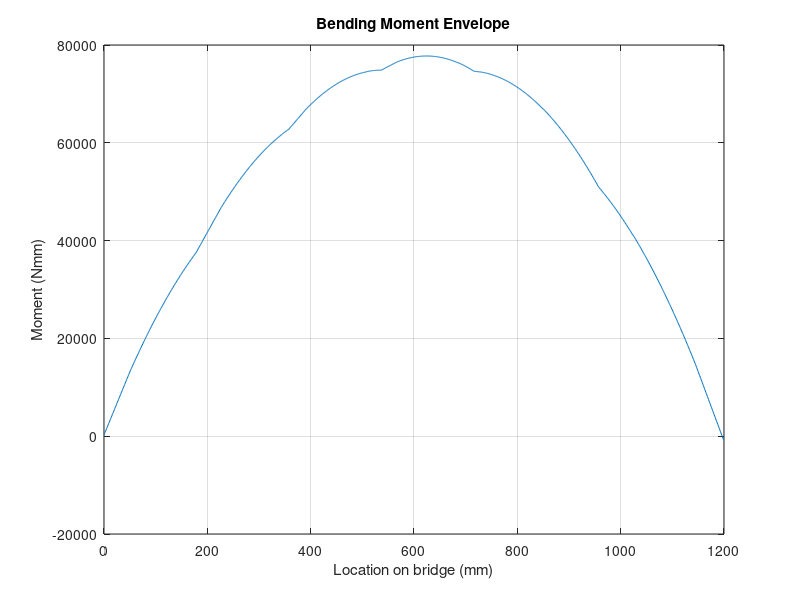

This chart was generated by the following MATLAB code: (Note: this script raises an error after producing the figure.)
% Author: Grant Liang
% Nov 23, 2025
% CIV102 Bridge Final Project

clear; close all;
%% 0. Initialize Parameters

L = 1200; % Length of bridge
n = 1200; % Discretize into 1 mm seg. Do not change this value
x = linspace(0, L, n+1); % x-axis
%% 1. SFD, BMD under train loading
x_train = [52 228 392 568 732 908]; % Train Load Locations
train_length = 960; % Total length of train 


% LOAD CASE 1
% P_train = [1 1 1 1 1 1] * 400/6;

% LOAD CASE 2 
lightest_freight_car_weight = 135;
P_train = [1 1 1 1 1.35 1.35] * lightest_freight_car_weight/2;



P = sum(P_train); % Total weight of train [N]
    
n_train = 1200; % num of train locations
SFDi = zeros(n_train, n+1); % 1 SFD for each train loc.
BMDi = zeros(n_train, n+1); % 1 BMD for each train loc.
% Solve for SFD and BMD with the train at different locations
train_start_locs = linspace(0, L - train_length, n_train) % all starting locations of the leftmost edge of the train
for i = 1:n_train
    train_start_loc = train_start_locs(i); % get current train starting location
    train_wheel_positions = x_train + train_start_loc;
    
    train_M_A = dot(train_wheel_positions,-P_train); % sum of moments of train loads at A, where A is leftmost side of bridge
    F_B = -train_M_A / L; % calculate F_B from sum_M_A = 0 = F_B * L     - train_M_A

    sum_Fy = -sum(P_train); % sum of Fy eqn
    F_A = -sum_Fy - F_B;

    w = zeros(1, n+1); % construct applied loads. w(1) will hold the applied load at 0 mm, w(2) at 1 mm, etc. 
    w(1, 1) = F_A;
    w(1, end) = F_B;
    for wheel_num = 1:length(P_train) % add each train wheel load to applied load function
        if 1 <= round(train_wheel_positions(wheel_num)) - 1 && round(train_wheel_positions(wheel_num)) - 1 <= 1200
            w(1, round(train_wheel_positions(wheel_num)) - 1) = -P_train(wheel_num); % subtract one from index because w(1) = 0 mm
        end
    end
    SFDi(i, :) = cumsum(w); % shear force diagram y values
    BMDi(i, :) = cumsum(SFDi(i, :)); % BMD y values
    % if i == 2
    %     figure;
    %     plot(x, SFDi)
    %     SFDi
    %     figure;
    %     plot(x, BMDi)
    % end
end
SFD = max(abs(SFDi)); % SFD envelope
BMD = max(BMDi); % BMD envelope
figure;
plot(x, SFD)
title("Shear Force Envelope")
ylabel("Force (N)")
xlabel("Location on bridge (mm)")
grid on;
plot(x, BMD)
title("Bending Moment Envelope")
ylabel("Moment (Nmm)")
xlabel("Location on bridge (mm)")
grid on;



%% 2. Define Bridge Parameters

% Code has been written in a way where we can define any cross section made
% out of rectangles that we want, and the code will calculate everything
% automatically. 

% First build the cross section template we want
% Rectangles are numbered in the order they are attached to the template,
% starting with number 1

% To build a cross section you want, first create a CrossSectionTemplate with the bottom rectangle of the cross section. 
% To construct a new rectangle, call "Rectangle(w, h)", where w, h is the
% width and height of the rectangle
% Then, attach new rectangles to the template in order of bottom to top,
% left to right. If the next rectangle you intend to attach will have the same y
% coordinate as the last rectangle you added (a horizontal line can be drawn through both of their
% bases), then use attachRectangleBeside. Otherwise, use
% attachRectangleAbove. The parameters to input are (Rectangle, refRectNum,
% refRectFunc) [or if you replace refRectNum with the static X coord of the center of rectangle]. rectangle has the base and height of the rectangle you want
% to add. refRectNum is the number of another rectangle that this rectangle
% will use to calculate its X position. For example if Rectangles are numbered by the
% order you added them to the template in, with the first rectangle being
% rectangle #1. The refRectFunc is an anonoymous matlab function that must
% be either in the form "@(curRect, refRect) <insert some combination of curRect,
% refRect widths, x coords>", that must return the x coordinate of the
% current rectangle, or the form.
% Constants can be put in the anonoymous function, but be careful.
% curRect is the rectangle that is being attached, refRect is the rectangle
% with the number refRectNum.

% cs_template = CrossSectionTemplate(Rectangle(80, 1.27));
% cs_template.attachRectangleAbove(Rectangle(1.27, 65), 1, @(curRect, refRect) refRect.x);
% cs_template.attachRectangleBeside(Rectangle(1.27, 65), 1, @(curRect, refRect) refRect.x + refRect.w - curRect.w);
% % cs_template.attachRectangleAbove(Rectangle(1.27 + 5, 1.27), 2, @(curRect, refRect) refRect.x);
% % cs_template.attachRectangleBeside(Rectangle(1.27 + 5, 1.27), 3, @(curRect, refRect) refRect.x + refRect.w - curRect.w);
% cs_template.attachRectangleAbove(Rectangle(100, 1.27), 0);
% 
% cs_template.attachGlue(GlueLine(1.27), 2, @(glueLine, refRect) refRect.x, ...
%                                           @(glueLine, refRect) refRect.y + refRect.h, ...
%                                           @(glueLine, refRect) glueLine.L);
% cs_template.attachGlue(GlueLine(1.27), 3, @(glueLine, refRect) refRect.x, ...
%                                           @(glueLine, refRect) refRect.y + refRect.h, ...
%                                           @(glueLine, refRect) glueLine.L);
% 
% cs_template.setBucklingRectangleHori([4], [2, 3]);
% 
% % first column is distance along beam. every set of two numbers following
% % is the width, then height of rectangle number 1, 2, 3, ... n. If the number is
% % -1 that means it doesn't change from the rectangle width and height
% % specified in the template
% 
% % param =[0   -1 -1 -1 -1 -1 -1 -1 -1 -1 -1 -1 -1;...
% %         400 -1 -1 -1 -1 -1 -1 -1 -1 -1 -1 -1 -1;...    
% %         800 -1 -1 -1 -1 -1 -1 -1 -1 -1 -1 -1 -1;...
% %         L   -1 -1 -1 -1 -1 -1 -1 -1 -1 -1 -1 -1];
% 
cs_template = CrossSectionTemplate(Rectangle(65 + 1.27, 1.27));
cs_template.attachRectangleAbove(Rectangle(1.27, 73.65), 1, @(curRect, refRect) refRect.x);
cs_template.attachRectangleBeside(Rectangle(1.27, 73.65), 1, @(curRect, refRect) refRect.x + refRect.w - curRect.w);
cs_template.attachRectangleAbove(Rectangle(1.27 + 10, 1.27), 2, @(curRect, refRect) refRect.x);
cs_template.attachRectangleBeside(Rectangle(1.27 + 10, 1.27), 3, @(curRect, refRect) refRect.x + refRect.w - curRect.w);
cs_template.attachRectangleAbove(Rectangle(104, 1.27*3), 0);
cs_template.attachGlue(GlueLine(9.27), 4, @(glueLine, refRect) refRect.x, ...   
                                        @(glueLine, refRect) refRect.y + refRect.h, ...
                                        @(glueLine, refRect) refRect.w);
cs_template.attachGlue(GlueLine(9.27), 5, @(glueLine, refRect) refRect.x, ...
                                        @(glueLine, refRect) refRect.y + refRect.h, ...
                                        @(glueLine, refRect) refRect.w);


cs_template.setBucklingRectangleHori([6], [2, 3]);
diaphragm_locs = [180 390 600 810 1020]

param =[
      0    -1 -1 -1 -1          -1 -1       -1     -1  -1     -1 -1 -1
      399  -1 -1 -1 -1          -1 -1 -1     -1  -1     -1 -1 -1;...
      400  -1 -1 -1 -1          -1 -1 33.135 -1  33.135 -1 -1 -1;...  
      800  -1 -1 -1 -1         -1 -1  33.135 -1  33.135 -1 -1 -1;...
      801  -1 -1 -1 -1         -1 -1  -1     -1  -1     -1 -1 -1;...
      L    -1 -1 -1 -1          -1 -1       -1     -1  -1     -1 -1 -1];





% NO MORE INPUTS REQUIRED

% replacing all -1's with default values specified in cs_template
for row = 1:size(param, 1)
    for column = 2:size(param, 2)
        if param(row, column) == -1 % we need to input a default value
            rectList = cs_template.rectangles;
            if mod(column, 2) == 0 % we are editing a width parameter
                param(row, column) = rectList{idivide((column-2),int16(2))+1}.w;
            else % editing a height parameter
                param(row, column) = rectList{idivide((column-2),int16(2))+1}.h;
            end
        end
    end
end

cs_params = zeros(length(x), size(param, 2) - 1); 

for column = 2:size(param, 2)
    cs_params(:, column - 1) = interp1(param(:,1), param(:,column), x); % linearly interpolate each parameter
end

cs = cell(length(x), 1); % cs{i} is the cross section at (i-1) mm along bridge length
cs_areas = zeros(length(x), 1); % cs(i) is the total area of the cross section at (i-1) mm along bridge length
for cur_x = x + 1
    cs{cur_x, 1} = CrossSection(cs_template, cs_params(cur_x, :)); % feed 1201 parameters into 1201 cross sections to build the bridge
    cs_areas(cur_x, 1) = cs{cur_x, 1}.getTotalArea();
end

%%

rects = {length(x), length(cs_template.rectangles)}; % rects{i,j} holds Rectangle j of cross section i
rects_A = zeros(length(x), length(cs_template.rectangles));
rects_centroids = zeros(length(x), length(cs_template.rectangles)); % stores rectangle centroids relative to y = 0 (the bottom of the cross section)
glues = cell(length(x), length(cs_template.glueTabs)); % glues{i,j} holds GlueLine j of cross section i
%initialize rects, rects_A, rects_centroids, and glues
for cs_num = 1:length(cs)
    cs_rects = cs{cs_num}.getRects();
    cs_glues = cs{cs_num}.getGlues();
    for rect_num = 1:length(cs_rects)
        cur_rect = cs_rects{rect_num};
        rects{cs_num, rect_num} = cur_rect;
        rects_A(cs_num, rect_num) = cur_rect.getArea();
        rects_centroids(cs_num, rect_num) = cur_rect.getCentroidY();
    end
    for glue_num = 1:length(cs_glues)
        glues{cs_num, glue_num} = cs_glues{glue_num};
    end
end



%%%% BUGFIXING AND RECTANGLE PRINTING
% for rect = 1:length(cs.getRects())
%     disp("RECT # "); disp(rect)
%     rects{rect}.printInfo()
% end

%% FOLLOWING IS PRINT CROSS SECTION CODE
figure; hold on; axis equal; grid on; grid minor;

csLocation = 301;
rowRects = rects(csLocation,:);

for k = 1:numel(rowRects)
    R = rowRects{k};

    X = [R.x, R.x + R.w, R.x + R.w, R.x];
    Y = [R.y, R.y,       R.y + R.h, R.y + R.h];

    patch(X, Y, 'g', 'FaceAlpha', 0.3, 'EdgeColor', 'k');
end

rowGlue = glues(csLocation, :);
for k = 1:numel(rowGlue)
    curGlue = rowGlue{k};
    plot([curGlue.x, (curGlue.x + curGlue.L)], [curGlue.y, curGlue.y], 'b', 'LineWidth',2, 'DisplayName','Glue Line')
end

xlabel('x (mm)'); ylabel('y (mm)');
title(sprintf('Cross Section %d', csLocation));
hold off;

%%%% END OF PRINTING STUFF

%% 3. Calculate Sectional Properties

% ybar. location of centroidal axis from the bottom
ybar = sum(rects_A.*rects_centroids, 2)./cs_areas;
ybot = zeros(1201, 1);

getRectTopY = @(rect) rect.y + rect.h; % returns the y coordinate of the top line of a rectangle
ytop = cellfun(getRectTopY, rects(:, end)); % get the y coordinate of top rectangle in every cross section


figure
plot(x, -ytop)
hold on
yline(0, 'g')
legend('Beam Side View Geometry')
ylabel('Height (mm)')
xlabel('Distance (mm)')


% % I
getI = @(rect) rect.getRawI();
I = sum(rects_A.*(rects_centroids - ybar).^2, 2) + sum(cellfun(getI, rects), 2); % apply parallel axis theorem to get I
% Q at centroidal axes
Qcent = zeros(size(rects , 1), 1);
for cur_cs = 1:size(rects, 1)
    cur_ybar = ybar(cur_cs);
    Qcent(cur_cs, 1) = sum(cellfun(@(r) r.getQ(cur_ybar, cur_ybar), rects(cur_cs,:)));
end


% Q at glue location
Qglue = zeros(size(glues)); % Qglue(i, j) is the Q for glue j at cross section i
for cur_cs = 1:size(Qglue, 1)
    cur_ybar = ybar(cur_cs);
    for cur_glue = 1:size(Qglue, 2)
       glue_y = glues{cur_cs, cur_glue}.y; % height of the glue
       Qglue(cur_cs, cur_glue) = sum(cellfun(@(r) r.getQ(glue_y, cur_ybar), rects(cur_cs,:)));
    end
end
%% 4. Calculate Applied Stress

S_top = -BMD'.*(ytop - ybar)./I;
S_bot = BMD'.*(ybar - ybot)./I;

S_tens = zeros(size(S_top));
S_comp = zeros(size(S_bot));
for i = 1:length(S_top)
    cur_S_top = S_top(i);
    cur_S_bot = S_bot(i);
    if cur_S_top >= 0
        S_tens(i) = cur_S_top;
        S_comp(i) = cur_S_bot;
    else
        S_comp(i) = cur_S_top;
        S_tens(i) = cur_S_bot;
    end
end

%calculating T_cent
totalWidthAtCentroid = zeros(length(cs), 1);
for cs_num = 1:length(cs)
    cur_ybar = ybar(cs_num);
    totalWidthAtCentroid(cs_num) = cs{cs_num}.totalWidthAtY(cur_ybar);
end
T_cent = SFD'.*Qcent./I./totalWidthAtCentroid;

glue_num = 0;
glueLayers = cellfun(@(cs) cs.getGlueLayers(), cs, 'UniformOutput', false);
num_glue_layers = size(glueLayers{1}, 1);
T_glue = zeros(length(cs), num_glue_layers); % T_glue(i, j) will hold the T_glue for glue layer j at cross section i
glue_layer_widths = zeros(length(cs), num_glue_layers);
glue_layer_Q = zeros(length(cs), num_glue_layers); %glue_layer_Q(i, j) will hold the Q value for glue layer j at cross section i

for cs_num = 1:length(cs)
    cur_glue_cs = glueLayers{cs_num}; % get the glue layers cell matrix for this cross section
    glue_num = 0;
    for glue_layer_num = 1:size(cur_glue_cs, 1)
        cur_glue_layer = cur_glue_cs(glue_layer_num, :); % get the current layer of glue
        total_glue_layer_width = 0;
        for cur_tab_num_in_layer = 1:size(cur_glue_layer, 2)
            if ~isempty(cur_glue_layer{1, cur_tab_num_in_layer})
                total_glue_layer_width = total_glue_layer_width + cur_glue_layer{1, cur_tab_num_in_layer}.L; % get the total glue width present in this layer
                glue_num = glue_num + 1;
            end
        end
        glue_layer_Q(cs_num, glue_layer_num) = Qglue(cs_num, glue_num);
        T_glue(cs_num, glue_layer_num) = SFD(:, cs_num)*Qglue(cs_num, glue_num) / I(cs_num) / total_glue_layer_width;
        glue_layer_widths(cs_num, glue_layer_num) = total_glue_layer_width;
    end

end
T_glue; %be careful if there are multiple layers?
glue_layer_widths;
glue_layer_Q;
%%
%% 5. Material and Thin Plate Buckling Capacities
E = 4000; % MPa
mu = 0.2; % Poisson's Ratio
Smax_tens = 30; % MPa 
Smax_comp = 6; % MPa
T_max = 4; % MPa
T_gmax = 2; % MPa

Smax_buck1 = cellfun(@(cs) cs.calcSCritCase1(E, mu), cs);
Smax_buck2 = cellfun(@(cs) cs.calcSCritCase2(E, mu), cs);

Smax_buck3 = NaN(size(cs));
for cs_num = 1:length(cs)
    Smax_buck3(cs_num) = cs{cs_num}.calcSCritCase3(E, mu, ybar(cs_num));
end


% add bounds for the purposes of calculating number of intervals and size
diaphragm_locs = [0,diaphragm_locs,1201];
% set up buckle vector for augmenting
Tmax_buck = NaN(1,1201); % case 4 of thin plate buckling
% for each interval, edit Tmax_buck to have the lowest buckling stress over the interval
for num_interval = 1:length(diff(diaphragm_locs))
    interval_start = diaphragm_locs(num_interval) + 1;
    interval_end = diaphragm_locs(num_interval + 1);
    % interval size for the calculations
    a = interval_end - interval_start;
    % largest height in the interval to calculate the lowest shear buckling stress
    h_max = max(ytop(interval_start:interval_end));
    Tmax_buck(interval_start:interval_end) = 5*pi^2*(4000)/(12*(1-(0.2)^2))*((1.27 / a).^2 + (1.27 / h_max).^2)
end
%%
%% 6. FOS
FOS_tens = min(Smax_tens./S_tens);
FOS_comp = min(Smax_comp./abs(S_comp));
FOS_shear = min(T_max./abs(T_cent));
FOS_glue = min(T_gmax./abs(T_glue));
FOS_buck1 = min(Smax_buck1./abs(S_comp));
FOS_buck2 = min(Smax_buck2./abs(S_comp));
FOS_buck3 = min(Smax_buck3./abs(S_comp));
FOS_buckV = min(Tmax_buck'./abs(T_cent));
%% 7. Min FOS and the failure load Pfail

minFOS = min([FOS_tens, FOS_comp, FOS_shear, FOS_glue, FOS_buck1, FOS_buck2, FOS_buck3, FOS_buckV]);
Pf = minFOS * P;
%% 8. Vfail and Mfail

%Mf for tens and comp assume that compression occurs on top and tension on
%bottom. Mf = moment failure?
Mf_tens = Smax_tens./(ybar - ybot).*I;
Mf_comp = Smax_comp./(ytop - ybar).*I;

plot(x, Mf_tens);
hold on
plot(x, Mf_comp);
plot(x, BMD');
legend('Matboard Tension Failure', 'Matboard Compression Failure', 'BMD')
hold off

Vf_shear = T_max.*I.*totalWidthAtCentroid./Qcent;
plot(x, Vf_shear)
hold on

Vf_glue = min((T_gmax.*I.*glue_layer_widths./glue_layer_Q), [], 2)
plot(x, Vf_glue)
plot(x, SFD)

Mf_buck1 = Smax_buck1./(ytop - ybar).*I;
Mf_buck2 = Smax_buck2./(ytop - ybar).*I;
Mf_buck3 = Smax_buck3./(ytop - ybar).*I;
Vf_buckV = Tmax_buck'.*I.*totalWidthAtCentroid./Qcent
%% 9. Output plots of Vfail and Mfail

figure
subplot(2,3,1)
% figure
hold on; grid on; grid minor;
plot(x, Vf_shear, 'r')
% plot(x, -Vf_shear, 'r')
% plot(x, -Vf_shear.* SFD', 'b')
plot(x, SFD, 'b');
plot([0, L], [0, 0], 'k', 'LineWidth', 2)
legend('Matboard Shear Failure')
xlabel('Distance along bridge (mm)')
ylabel('Shear Force Magnitude (N)')

subplot(2, 3, 2)
% figure
hold on; grid on; grid minor;
plot(x, Vf_glue, 'r')
plot(x, SFD, 'b')
plot([0, L], [0, 0], 'k', 'LineWidth', 2)
legend('Glue Shear Failure')
xlabel('Distance along bridge (mm)')
ylabel('Shear Force Magnitude (N)')
title("Shear Force Diagram vs. Shear Force Capacities")

subplot(2, 3, 3)
% figure
hold on; grid on; grid minor;
plot(x, Vf_buckV, 'r')
plot(x, SFD, 'b')
plot([0, L], [0, 0], 'k', 'LineWidth', 2)
legend('Matboard Shear Buckling Failure')
xlabel('Distance along bridge (mm)')
ylabel('Shear Force Magnitude (N)')
subplot(2, 3, 4)
% figure
hold on; grid on; grid minor;
plot(x, Mf_tens, 'g')
plot(x, Mf_comp, 'r')
plot(x, BMD, 'b')
plot([0, L], [0, 0], 'k', 'LineWidth', 2)
legend('Matboard Tension Failure', 'Matboard Compression Failure')
xlabel('Distance along bridge (mm)')
ylabel('Bending Moment (Nmm)')

subplot(2, 3, 5)
% figure
hold on; grid on; grid minor;
plot(x, Mf_buck1, 'g')
plot(x, Mf_buck2, 'r')
plot(x, BMD, 'b')
plot([0, L], [0, 0], 'k', 'LineWidth', 2)
legend('Matboard Buckling Failure 1', 'Matboard Buckling Failure 2')
xlabel('Distance along bridge (mm)')
ylabel('Bending Moment (Nmm)')
title("Bending Moment Diagram vs. Bending Moment Capacities")

subplot(2, 3, 6)
% figure
hold on; grid on; grid minor;
plot(x, Mf_buck3, 'r')
plot(x, BMD, 'b')
plot([0, L], [0, 0], 'k', 'LineWidth', 2)
legend('Matboard Buckling Failure Webs')
xlabel('Distance along bridge (mm)')
ylabel('Bending Moment (Nmm)')

fprintf('max_shear = %.2f N\n', max(SFD));
fprintf('max_moment = %.2f Nmm\n', max(BMD));
fprintf('y_bar = %.2f mm\n', ybar(1));
fprintf('I = %.2f mm^4\n\n', I(1));

fprintf('maxTopStress (compression due to moment) = %.2f MPa\n', min(S_top));
fprintf('maxBotStress (tension due to moment) = %.2f MPa\n', max(S_bot));

fprintf('Qcent = %.2f mm^3\n', Qcent(1));
fprintf('maxShearStressAtCentroid = %.2f MPa\n', T_cent(1));
fprintf('Qglue = %.2f mm^3\n', Qglue(1, 1));
fprintf('maxShearStressAtGlue = %.2f MPa\n', T_glue(1));

fprintf('critStressBucklingCase1 = %.2f MPa\n', Smax_buck1(1));
fprintf('critStressBucklingCase2 = %.2f MPa\n', Smax_buck2(1));
fprintf('critStressBucklingCase3 = %.2f MPa\n', Smax_buck3(1));
fprintf('critShearStressBucklingCase4 = %.2f MPa\n', Tmax_buck(1));

FOS_tens
FOS_comp
FOS_shear
FOS_glue
FOS_buck1
FOS_buck2
FOS_buck3
FOS_buckV = min(FOS_buckV)

minFOS
fprintf('Failure Load = %.2f N\n', Pf);
volume = sum(cellfun(@(cs) cs.getTotalArea(), cs)) + cs{1}.getTotalArea()*60 + 100*100*size(diaphragm_locs, 1);
matboard_volume_provided = 813*1016*1.27;
matboard_density = 750/matboard_volume_provided; % in grams / mm^3
mass = volume * matboard_density
strength_to_weight_ratio = Pf/mass
%%
figure; hold on;
plot(x, Smax_comp./abs(S_comp), "k", "LineWidth", 2)
plot(x, Smax_tens./S_tens, ":", "LineWidth", 2)
plot(x, T_max./abs(T_cent), "-")
plot(x, T_gmax./abs(T_glue), "-")
plot(x, Smax_buck1./abs(S_comp), ":", "LineWidth", 2)
plot(x, Smax_buck2./abs(S_comp), "--")
plot(x, Smax_buck3./abs(S_comp), "--")
plot(x, Tmax_buck'./abs(T_cent), ":", "LineWidth", 2)
ylim([0 50])
title("Final Design Load Case 1 FOS ")
ylabel("FOS")
xlabel("Location on bridge (mm)")
legend("Compression FOS", "Tension FOS", "Centroidal Shear FOS", "Glue Shear FOS", "Buck1 FOS", "Buck2 FOS", "Buck3 FOS", "Shear Buckling FOS")